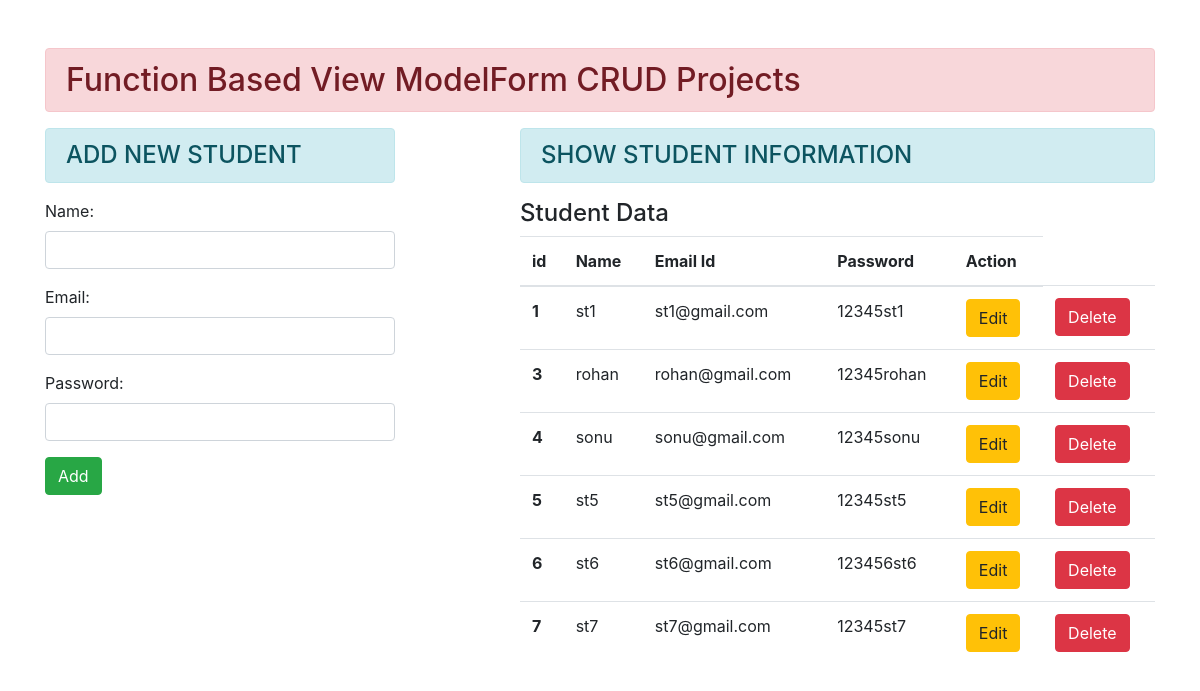
The page / on the database its author committed.
### enroll/models.py (models this page shows)
class User(models.Model):
    name=models.CharField(max_length=70)
    email=models.EmailField(max_length=100)
    password=models.CharField(max_length=70)

### enroll/views.py (the view)
# urls.py: path('',views.addAndShow,name="n_addAndShow"),
def addAndShow(request):
    if request.method=="POST":
        stfm=StudentRegistrationForm(request.POST)
        if stfm.is_valid():
            stname=stfm.cleaned_data['name']
            stemail=stfm.cleaned_data['email']
            stpass=stfm.cleaned_data['password']
            reg=User(name=stname,email=stemail,password=stpass)
            reg.save()
            stfm=StudentRegistrationForm()
    else:
        stfm=StudentRegistrationForm()
    stTable=User.objects.all()
    return render (request,'enroll/addAndShow.html',{'stForm':stfm,'stTable':stTable})

### enroll/forms.py
class StudentRegistrationForm(forms.ModelForm):
    class Meta:
        model=User
        fields=['name','email','password']
        widgets={'name':forms.TextInput(attrs={'class':'form-control'}),'email':forms.EmailInput(attrs={'class':'form-control'}),'password':forms.PasswordInput(attrs={'class':'form-control'})}

### enroll/templates/enroll/addAndShow.html (shortened to what this page needs)
{% extends 'enroll/base.html' %}
{% block content %}
<div class="row">
    <div class="col-sm-4">
        <h4 class="text-centre alert alert-info">ADD NEW STUDENT</h4>
        <form action="" method="POST">
            {{stForm.as_p}}
            <input type="submit" class="btn btn-success" value="Add">
        </form>
    </div>
    <div class="col-sm-7 offset-1">
        <h4 class="text-centre alert alert-info">SHOW STUDENT INFORMATION</h4>
    {% if stTable %}
           <h4>Student Data</h4>
           <table class="table table-hover">
            <thead>
              <tr>
                <th scope="col">id</th>
                <th scope="col">Name</th>
                <th scope="col">Email Id</th>
                <th scope="col">Password</th>
                <th scope="col">Action</th>
              </tr>
            </thead>
            <tbody>
              {% for stRow in stTable %}
              <tr>
                <th scope="row">{{stRow.id}}</th>
                <td>{{stRow.name}}</td>
                <td>{{stRow.email}}</td>
                <td>{{stRow.password}}</td>
                <td>
                  <form action="{% url 'n_update_data' stRow.id %}">
                    <input type="submit" class="btn btn-warning" value="Edit">
                  </form>
                  </td>
                <td>
                    <form action="{% url 'n_delete_data' stRow.id %}" method="POST">
                      <input type="submit" class="btn btn-danger" value="Delete">
                    </form>
                </td>
              </tr>
              {% endfor %}
            </tbody>
          </table>
           {% else %}
           <h4 class="text-centre alert alert-warning">No Records</h4>
    {% endif %}
    </div>
</div>
{% endblock content %}

### enroll/templates/enroll/base.html (shortened to what this page needs)
<!DOCTYPE html>
{% load static %}
<html lang="en">
<head>
    <link rel="stylesheet" href="{% static 'enroll/css/bootstrap.css' %}">
</head>
<body>
       <div class="container mt-5 container-1">
   <h2 class="text-centre alert alert-danger">Function Based View ModelForm CRUD Projects</h2>
   {% block content %}
   {% endblock content %}
       </div>
</body>
</html>

### rows shown on the page
User: id "1", name "st1", email "st1@gmail.com", password "12345st1"
User: id "3", name "rohan", email "rohan@gmail.com", password "12345rohan"
User: id "4", name "sonu", email "sonu@gmail.com", password "12345sonu"
User: id "5", name "st5", email "st5@gmail.com", password "12345st5"
User: id "6", name "st6", email "st6@gmail.com", password "123456st6"
User: id "7", name "st7", email "st7@gmail.com", password "12345st7"
